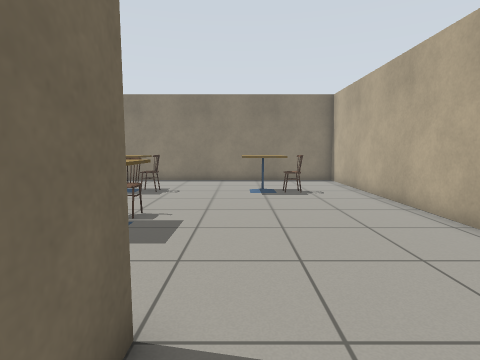
View 1 (above)

16 first-person views from a walk through a Gazebo world. The camera is 0.9 m above the floor, tilts 6° down and sees 80° across. The floor is counted in squares, 0.5 m on a side. Each view is taken from the middle of a square. On the plan, view 1 faces up. The plan holds only what a view shows up to about 16 squares ahead; the rest is blank. Simple patterns stand in for the simulator's built-in surfaces. Some stock models are drawn as simple stand-ins. Some surface patterns are stand-ins.

View 2
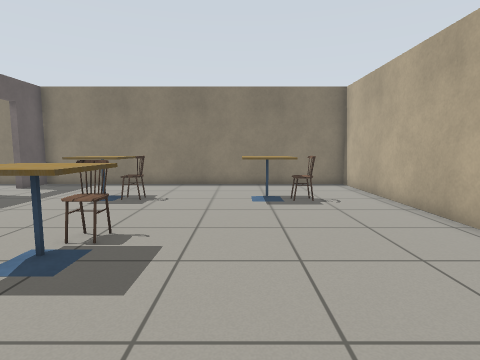

View 3
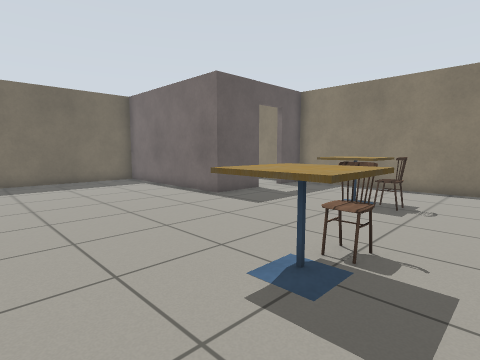

View 4
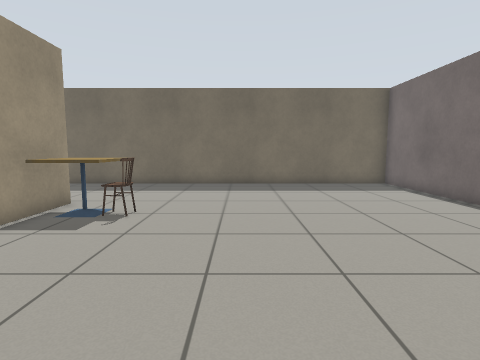

View 5
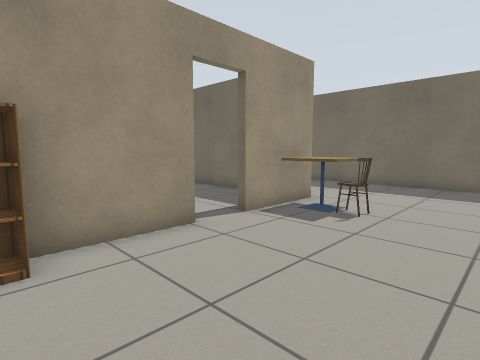

View 6
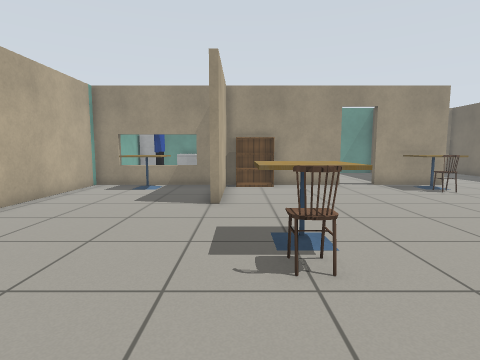

View 7
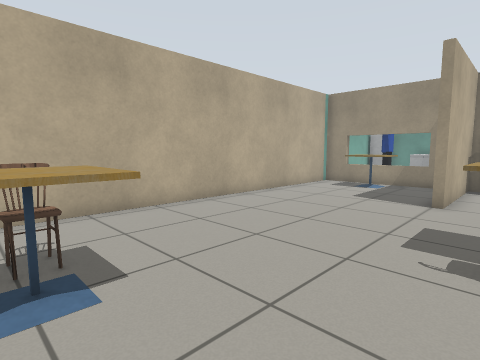

View 8
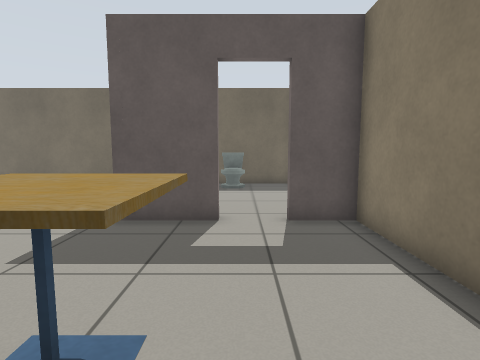

View 9
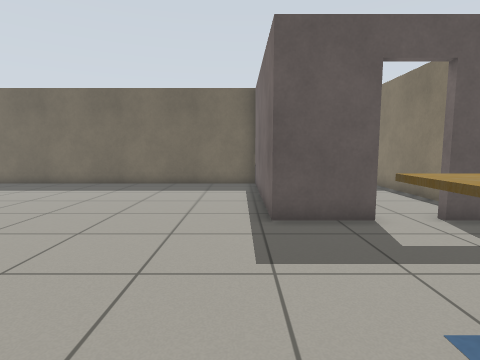

View 10
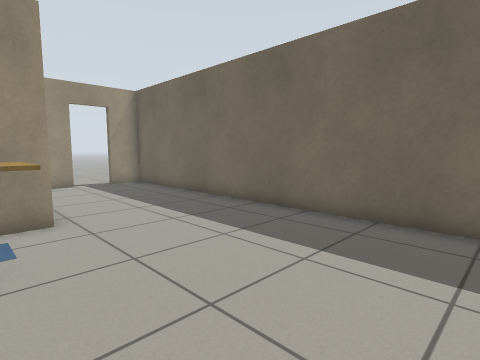

View 11
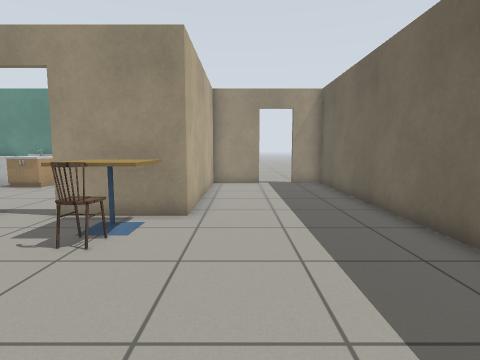

View 12
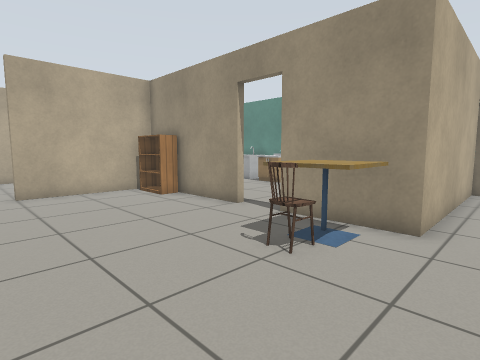

View 13
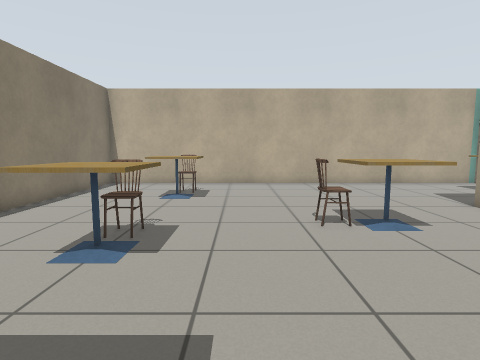

View 14
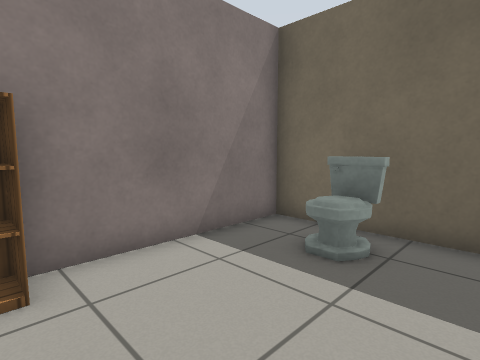

View 15
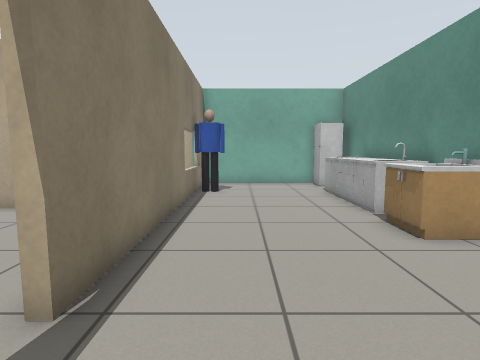

View 16
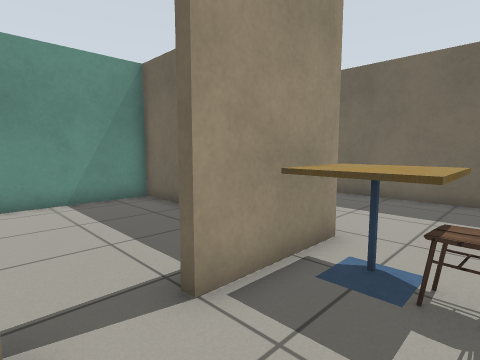

### Floor plan
Ten units are one square. View 1 is at (0, 0); x grows to the right and y downward. Boxes are objects, and circles mark ways between rooms. Rooms are numbered by the first view taken in them; rooms with no view inside come last. Other rooms are left out.
<svg viewBox="-190 -175 250 287">
<path fill="none" stroke="#000" d="M-10 -26 -10 -10M-72 27 -13 27 -13 -26M-5 27 54 27 54 -170 -102 -170 -102 -151M-102 -135 -102 -108 -183 -108 -183 104 -167 104M-151 104 -126 104 -126 27 -90 27M-118 -170 -175 -170M-183 -166 -183 -111 -124 -111M-40 104 -32 104M26 104 33 104M54 95 54 30 -72 30M-123 62 -123 104 -77 104"/>
<rect x="-125" y="5" width="30" height="20" fill="#bbb"><title>cafe table</title></rect>
<rect x="-115" y="-5" width="10" height="10" fill="#bbb"><title>chair</title></rect>
<rect x="-65" y="-135" width="20" height="20" fill="#bbb"><title>cafe table</title></rect>
<rect x="-45" y="-75" width="20" height="20" fill="#bbb"><title>cafe table</title></rect>
<rect x="-45" y="-135" width="10" height="20" fill="#bbb"><title>chair</title></rect>
<rect x="-35" y="15" width="20" height="10" fill="#bbb"><title>bookshelf</title></rect>
<rect x="-35" y="-85" width="10" height="20" fill="#bbb"><title>chair</title></rect>
<rect x="-5" y="-135" width="20" height="20" fill="#bbb"><title>cafe table</title></rect>
<rect x="15" y="5" width="20" height="20" fill="#bbb"><title>cafe table</title></rect>
<rect x="15" y="-135" width="10" height="20" fill="#bbb"><title>chair</title></rect>
<rect x="-185" y="-145" width="20" height="20" fill="#bbb"><title>toilet</title></rect>
<rect x="-125" y="-125" width="20" height="10" fill="#bbb"><title>bookshelf</title></rect>
<rect x="-45" y="85" width="20" height="20" fill="#bbb"><title>sink</title></rect>
<rect x="-25" y="85" width="50" height="20" fill="#bbb"><title>counter</title></rect>
<rect x="15" y="35" width="10" height="10" fill="#bbb"><title>person</title></rect>
<rect x="35" y="85" width="20" height="20" fill="#bbb"><title>fridge</title></rect>
<circle cx="-100" cy="-145" r="3" fill="#2a7"/>
<circle cx="-157" cy="107" r="3" fill="#2a7"/>
<circle cx="-85" cy="30" r="3" fill="#2a7"/>
<text x="-60" y="-50">1</text>
<text x="-140" y="-140">2</text>
<text x="-30" y="80">3</text>
</svg>
Room 1 opens to room 2. Room 1 opens to room 3.

Where each view was taken, in squares from view 1:
view 1: 0 up, 0 right, facing up
view 2: 2 up, 0 right, facing up
view 3: 3 up, 1 left, facing up-left
view 4: 3 up, 3 left, facing left
view 5: 3 up, 3 left, facing down-left
view 6: 12 up, 2 left, facing down
view 7: 13 up, 3 left, facing down-right
view 8: 14 up, 3 left, facing left
view 9: 10 up, 3 left, facing left
view 10: 5 up, 11 left, facing down-left
view 11: 5 up, 14 left, facing down
view 12: 4 up, 14 left, facing down-right
view 13: 10 up, 10 left, facing right
view 14: 16 up, 12 left, facing down-left
view 15: 5 down, 10 left, facing right
view 16: 0 up, 7 left, facing down-left
